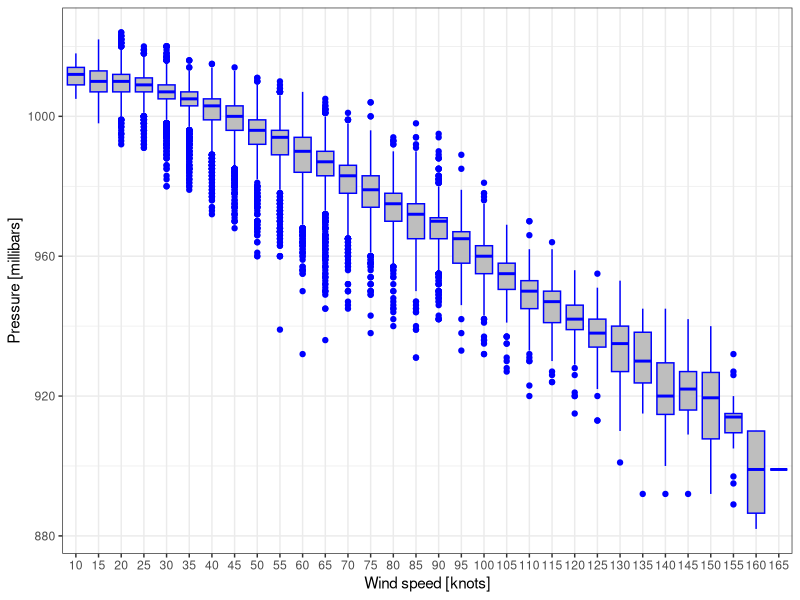
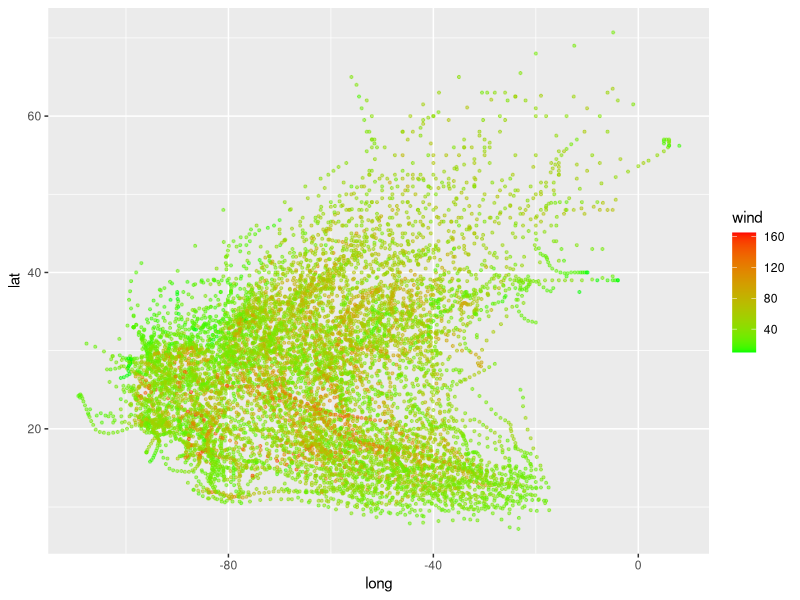

Recreate these plots in R, in order.
## ---- chunk 1
knitr::opts_chunk$set(comment = NA)
## ---- chunk 2
library( tidyverse )
## ---- chunk 3
set.seed(1234L)
bind_rows(
  storms %>% filter( status == "hurricane" ) %>% sample_n( 3L ),
  storms %>% filter( status != "hurricane" ) %>% sample_n( 3L )
) %>% 
  select( name, year, month, lat, long, status, category, wind, pressure ) %>% 
  arrange( year, month )
## ---- chunk 4
# largeCategoryPercentage <- ...
## ---- chunk 5
# 1p the condition >= (at least 4) is correct
# 1p the number of observations with category known correct
# 1p the percentage correct
# 1p the rounding correct

largeCategoryPercentage <- 
  ( storms %>% filter( !is.na( category ), category >= 4 ) %>% nrow() ) / 
  ( storms %>% filter( !is.na( category ) ) %>% nrow() ) * 
  100
largeCategoryPercentage <- round( largeCategoryPercentage, 2 )
largeCategoryPercentage
## ---- chunk 6
# statusCounts <- ...
## ---- chunk 7
# 1p some fct levels reordering is done
# 1p the order of levels is correct
# 1p the table of counts is correct

statusCounts <- storms$status %>% 
  fct_relevel( "tropical storm", "tropical depression", "hurricane" ) %>% 
  fct_count()
statusCounts
## ---- chunk 8
# stormsSummary <- ...
## ---- chunk 9
# 1p there is a list
# 1p elements in the list have names
# 1p obsNum is correct (nrow)
# 1p mean is calculated 
# 1p NAs are skipped in mean calculation
# 1p names are uniqued
# 1p names are sorted

stormsSummary <- list(
  obsNum = nrow( storms ),
  avgWind = mean( storms$wind, na.rm = TRUE ),
  uniqueNames = storms$name %>% unique() %>% sort()
)
stormsSummary
## ---- chunk 10
# stormsNoSummer <- ...
## ---- chunk 11
# 1p any filtering is done
# 1p the filtering is correct for months < 6
# 1p the filtering is correct for months == 6
# 1p the filtering is correct for months == 7,8
# 1p the filtering is correct for months == 9
# 1p the filtering is correct for months > 9

stormsNoSummer <- storms %>% 
  filter( 
    month < 6 | 
    ( month == 6 & day < 21 ) | 
    ( month == 9 & day > 22 ) |
    month > 9
  )
stormsNoSummer
## ---- chunk 12
# stormsByMonth <- ...
## ---- chunk 13
# 1p grouping is good
# 1p obsNum is correct
# 1p lowestPressure is correct (NAs removed)
# 1p fastestWind is correct (NAs removed)
# 1p the table is sorted
# 1p the table is sorted in descending order

stormsByMonth <- storms %>% 
  group_by( month ) %>% 
  summarise(
    fastestWind = max( wind, na.rm = TRUE ),
    lowestPressure = min( pressure, na.rm = TRUE ),
    obsNum = n()
  ) %>% 
  arrange( desc( obsNum ) )
stormsByMonth
## ---- chunk 14
# stormsByStatusAndMonth <- ...
## ---- chunk 15
# 1p counting is correct
# 1p spreading is used
# 1p spreading is correct
# 1p NAs are replaced by zeroes

stormsByStatusAndMonth <- storms %>% 
  count( status, month ) %>% 
  pivot_wider( names_from = month, values_from = n, values_fill = 0L )
  #spread( month, n, fill = 0L )
stormsByStatusAndMonth
## ---- chunk 16
# stormsWithWindCategory <- ...
## ---- chunk 17
# 1p windKPH column added
# 1p windKPH is correct
# 1p windCategory column added
# 1p windCategory at least one category has correct condition
# 1p windCategory all categories have correct conditions
# 1p windCategory is a factor
# 1p windCategory has correct levels
# 1p the table has correct columns
# 1p the table has correct column order

stormsWithWindCategory <- storms %>% 
  mutate( windKPH = wind * 1.852 ) %>% 
  mutate( windCategory = case_when(
    windKPH < 75 ~ "low",
    windKPH < 150 ~ "medium",
    TRUE ~ "high"
  ) %>% factor( levels = c( "low", "medium", "high" ) ) ) %>% 
  select( name, windCategory, windKPH )
stormsWithWindCategory
## ---- chunk 18
# ggplot( ... ) + ...
## ---- chunk 19
# 1p geom_boxplot is created
# 1p the vertical axis is correct
# 1p the horizontal axis is correct
# 1p both titles are correct
# 1p the theme is correct
# 1p the colour is set
# 1p the fill is set

ggplot( storms ) + 
  aes( x = factor( wind ), y = pressure ) +
  geom_boxplot( fill = "gray", color = "blue" ) + 
  labs( y = "Pressure [millibars]", x = "Wind speed [knots]" ) +
  theme_bw()
## ---- chunk 20
# ggplot( ... ) + ...
## ---- chunk 21
# 1p geom_point is used
# 1p rows with missing ts_diameter are selected
# 1p the horizontal axis is correct 
# 1p the vertical axis is correct
# 1p the transparency is set
# 1p the point size is set
# 1p wind is used for colour in aes
# 1p the colour scale is set

filteredStorms <- storms %>% filter( is.na( tropicalstorm_force_diameter ) )
ggplot( filteredStorms ) + 
  aes( x = long, y = lat, color = wind ) +
  geom_point( alpha = 0.5, size = 0.75 ) +
  scale_color_gradient( low = "green", high = "red" )
